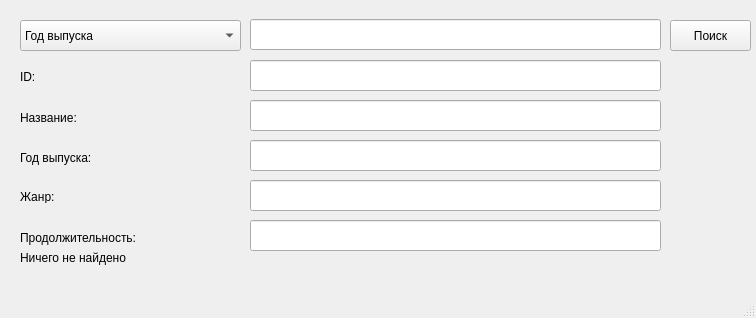
<?xml version="1.0" encoding="UTF-8"?>
<ui version="4.0">
 <class>MyWidget</class>
 <widget class="QMainWindow" name="MyWidget">
  <property name="geometry">
   <rect>
    <x>0</x>
    <y>0</y>
    <width>756</width>
    <height>318</height>
   </rect>
  </property>
  <property name="windowTitle">
   <string>MainWindow</string>
  </property>
  <widget class="QWidget" name="centralwidget">
   <widget class="QPushButton" name="queryButton">
    <property name="geometry">
     <rect>
      <x>670</x>
      <y>20</y>
      <width>81</width>
      <height>31</height>
     </rect>
    </property>
    <property name="text">
     <string>Поиск</string>
    </property>
   </widget>
   <widget class="QLineEdit" name="queryLine">
    <property name="geometry">
     <rect>
      <x>250</x>
      <y>19</y>
      <width>411</width>
      <height>31</height>
     </rect>
    </property>
   </widget>
   <widget class="QComboBox" name="parameterSelection">
    <property name="geometry">
     <rect>
      <x>20</x>
      <y>20</y>
      <width>221</width>
      <height>31</height>
     </rect>
    </property>
    <property name="font">
     <font>
      <stylestrategy>PreferDefault</stylestrategy>
     </font>
    </property>
    <item>
     <property name="text">
      <string>Год выпуска</string>
     </property>
    </item>
    <item>
     <property name="text">
      <string>Название</string>
     </property>
    </item>
    <item>
     <property name="text">
      <string>Продолжительность</string>
     </property>
    </item>
   </widget>
   <widget class="QLabel" name="label">
    <property name="geometry">
     <rect>
      <x>20</x>
      <y>70</y>
      <width>47</width>
      <height>13</height>
     </rect>
    </property>
    <property name="text">
     <string>ID:</string>
    </property>
   </widget>
   <widget class="QLabel" name="label_2">
    <property name="geometry">
     <rect>
      <x>20</x>
      <y>110</y>
      <width>61</width>
      <height>16</height>
     </rect>
    </property>
    <property name="text">
     <string>Название:</string>
    </property>
   </widget>
   <widget class="QLabel" name="label_3">
    <property name="geometry">
     <rect>
      <x>20</x>
      <y>150</y>
      <width>81</width>
      <height>16</height>
     </rect>
    </property>
    <property name="text">
     <string>Год выпуска:</string>
    </property>
   </widget>
   <widget class="QLabel" name="label_4">
    <property name="geometry">
     <rect>
      <x>20</x>
      <y>190</y>
      <width>47</width>
      <height>13</height>
     </rect>
    </property>
    <property name="text">
     <string>Жанр:</string>
    </property>
   </widget>
   <widget class="QLabel" name="label_5">
    <property name="geometry">
     <rect>
      <x>20</x>
      <y>230</y>
      <width>121</width>
      <height>16</height>
     </rect>
    </property>
    <property name="text">
     <string>Продолжительность:</string>
    </property>
   </widget>
   <widget class="QLabel" name="errorLabel">
    <property name="enabled">
     <bool>true</bool>
    </property>
    <property name="geometry">
     <rect>
      <x>20</x>
      <y>250</y>
      <width>131</width>
      <height>16</height>
     </rect>
    </property>
    <property name="text">
     <string>Ничего не найдено</string>
    </property>
   </widget>
   <widget class="QLineEdit" name="idEdit">
    <property name="geometry">
     <rect>
      <x>250</x>
      <y>60</y>
      <width>411</width>
      <height>31</height>
     </rect>
    </property>
   </widget>
   <widget class="QLineEdit" name="titleEdit">
    <property name="geometry">
     <rect>
      <x>250</x>
      <y>100</y>
      <width>411</width>
      <height>31</height>
     </rect>
    </property>
   </widget>
   <widget class="QLineEdit" name="yearEdit">
    <property name="geometry">
     <rect>
      <x>250</x>
      <y>140</y>
      <width>411</width>
      <height>31</height>
     </rect>
    </property>
   </widget>
   <widget class="QLineEdit" name="genreEdit">
    <property name="geometry">
     <rect>
      <x>250</x>
      <y>180</y>
      <width>411</width>
      <height>31</height>
     </rect>
    </property>
   </widget>
   <widget class="QLineEdit" name="durationEdit">
    <property name="geometry">
     <rect>
      <x>250</x>
      <y>220</y>
      <width>411</width>
      <height>31</height>
     </rect>
    </property>
   </widget>
  </widget>
  <widget class="QMenuBar" name="menubar">
   <property name="geometry">
    <rect>
     <x>0</x>
     <y>0</y>
     <width>756</width>
     <height>21</height>
    </rect>
   </property>
  </widget>
  <widget class="QStatusBar" name="statusbar"/>
 </widget>
 <resources/>
 <connections/>
</ui>
